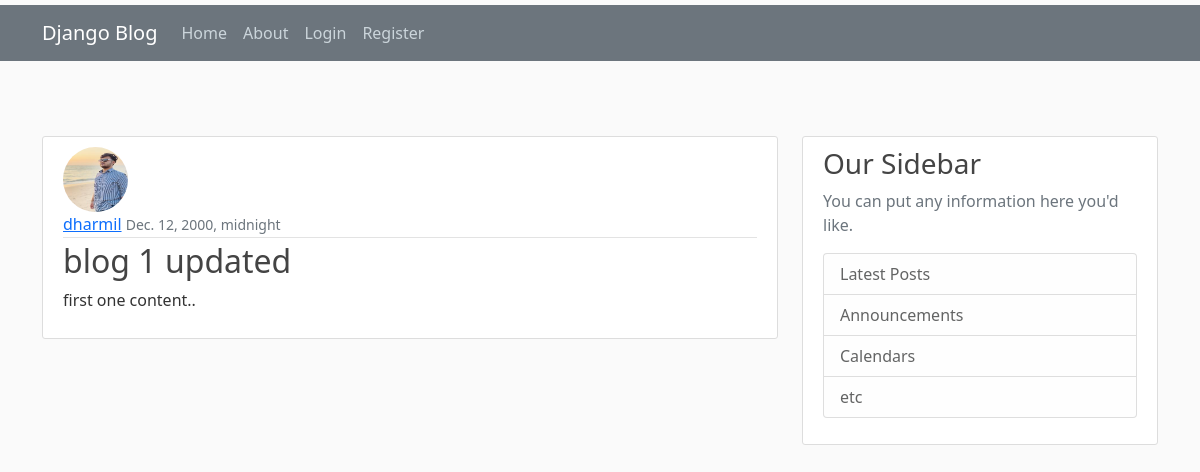
The app's page /post/1/ with its own data.
### blog/models.py (models this page shows, shortened)
class Post(models.Model):
    title = models.CharField(max_length=50)
    content = models.TextField()
    date_posted = models.DateTimeField(timezone.now, blank=True, null=True)
    author =models.ForeignKey(User, on_delete=models.CASCADE)

### users/models.py (models this page shows, shortened)
class Profile(models.Model):
    user = models.OneToOneField(User, on_delete=models.CASCADE)
    image = models.ImageField(default='default.jpg', upload_to='profile_pics')

### blog/views.py (the view)
# urls.py: path('post/<int:pk>/', PostDetailView.as_view(), name='post-detail'),
class PostDetailView(DetailView):
    model = Post

### blog/templates/blog/post_detail.html (shortened to what this page needs)
{% extends "blog/base.html" %}
{% block content %}
        <article class="media content-section">
            <img class="rounded-circle article-img" src="{{ object.author.profile.image.url }}">
          <div class="media-body">
            <div class="article-metadata">
              <a class="mr-2" href="{% url 'user-posts' object.author.username %}">{{ object.author }}</a>
              <small class="text-muted">{{ object.date_posted }}</small>
                </div>
            <h2 class="article-title"> {{ object.title }} </h2>
            <p class="article-content"> {{ object.content }} </p>
          </div>
        </article>
{%  endblock content%}

### blog/static/blog/main.css (style rules this page uses)
body { background: #fafafa; color: #333333; margin-top: 5rem; }
h1, h2, h3, h4, h5, h6 { color: #444444; }
.content-section { background: #ffffff; padding: 10px 20px; border: 1px solid #dddddd; border-radius: 3px; margin-bottom: 20px; }
.article-title { color: #444444; }
.article-content { white-space: pre-line; }
.article-img { height: 65px; width: 65px; margin-right: 16px; }
.article-metadata { padding-bottom: 1px; margin-bottom: 4px; border-bottom: 1px solid #e3e3e3 }

### records on screen
Post: author.profile.image (picture), author "dharmil", date_posted "Dec. 12, 2000, midnight", title "blog 1 updated", content "first one content.."
